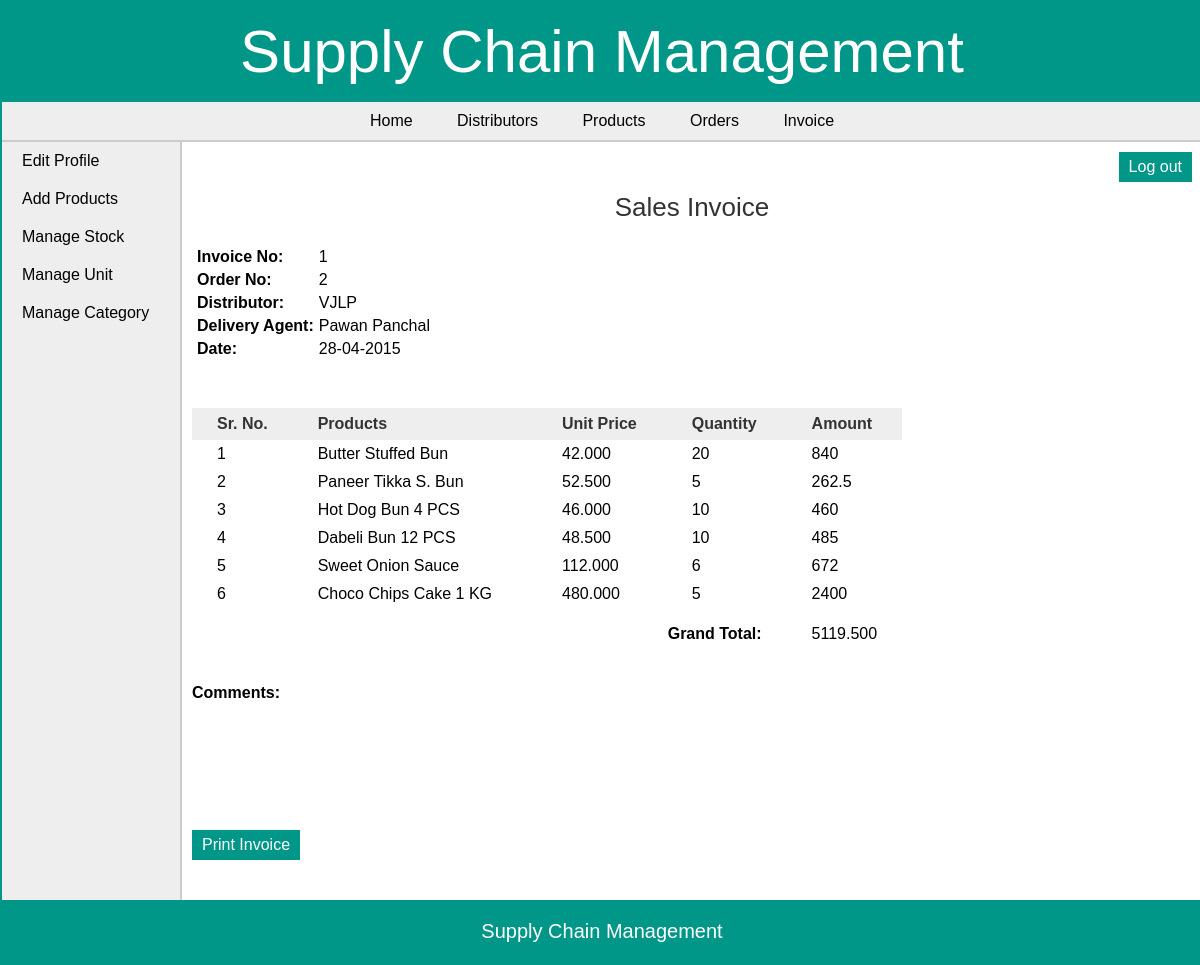
The app's page /manufacturer/view_invoice_items.php?id=1 (signed in) with its own data.
### tables this page shows
CREATE TABLE `invoice` (
  `invoice_id` int(11) NOT NULL,
  `order_id` int(11) NOT NULL,
  `retailer_id` int(11) NOT NULL,
  `dist_id` int(11) NOT NULL,
  `date` date NOT NULL,
  `total_amount` decimal(10,3) NOT NULL,
  `comments` text
);

CREATE TABLE `area` (
  `area_id` int(11) NOT NULL,
  `area_name` varchar(50) NOT NULL,
  `area_code` varchar(10) NOT NULL
);

CREATE TABLE `distributor` (
  `dist_id` int(11) NOT NULL,
  `dist_name` varchar(25) NOT NULL,
  `dist_email` varchar(50) DEFAULT NULL,
  `dist_phone` varchar(10) NOT NULL,
  `dist_address` varchar(200) DEFAULT NULL
);

CREATE TABLE `invoice_items` (
  `invoice_items_id` int(11) NOT NULL,
  `invoice_id` int(11) NOT NULL,
  `product_id` int(11) NOT NULL,
  `quantity` int(6) NOT NULL
);

CREATE TABLE `products` (
  `pro_id` int(11) NOT NULL,
  `pro_name` varchar(25) NOT NULL,
  `pro_desc` text,
  `pro_price` decimal(10,3) NOT NULL,
  `unit` int(11) NOT NULL,
  `pro_cat` int(11) NOT NULL,
  `quantity` int(6) DEFAULT NULL
);

### manufacturer/view_invoice_items.php (the view, shortened to what this page needs)
<?php
	require("../includes/config.php");
	if(isset($_SESSION['manufacturer_login'])) {
		if(isset($_GET['id'])){
			$invoice_id = $_GET['id'];
			$queryInvoiceItems = "SELECT *,invoice_items.quantity as quantity FROM invoice,invoice_items,products WHERE invoice.invoice_id='$invoice_id' AND invoice_items.product_id=products.pro_id AND invoice_items.invoice_id=invoice.invoice_id";
			$resultInvoiceItems = mysqli_query($con,$queryInvoiceItems);
			$querySelectInvoice = "SELECT * FROM invoice,retailer,distributor,area WHERE invoice_id='$invoice_id' AND invoice.retailer_id=retailer.retailer_id AND retailer.area_id=area.area_id AND invoice.dist_id=distributor.dist_id";
			$resultSelectInvoice = mysqli_query($con,$querySelectInvoice);
			$rowSelectInvoice = mysqli_fetch_array($resultSelectInvoice);
		}
	}
	else {
		header('Location:../index.php');
	}
?>
<!DOCTYPE html>
<html>
<head>
	<link rel="stylesheet" href="../includes/main_style.css" >
</head>
<body>
	<?php
		include("../includes/header.inc.php");
		include("../includes/nav_manufacturer.inc.php");
		include("../includes/aside_manufacturer.inc.php");
	?>
	<section>
	<div id="divToPrint" style="clear:both;" >
		<h1 style="text-align:center;">Sales Invoice</h1>
		<table class="table_infoFormat">
		<tr>
			<td><b> Invoice No: </b></td>
			<td> <?php echo $rowSelectInvoice['invoice_id']; ?> </td>
		</tr>
		<tr>
			<td><b> Order No: </b></td>
			<td> <?php echo $rowSelectInvoice['order_id']; ?> </td>
		</tr>
		<tr>
			<td><b> Distributor: </b></td>
			<td> <?php echo $rowSelectInvoice['area_code']; ?> </td>
		</tr>
		<tr>
			<td><b> Delivery Agent: </b></td>
			<td> <?php echo $rowSelectInvoice['dist_name']; ?> </td>
		</tr>
		<tr>
			<td><b> Date: </b></td>
			<td> <?php echo date("d-m-Y",strtotime($rowSelectInvoice['date'])); ?> </td>
		</tr>
		</table>
		<form action="" method="POST" class="form">
		<table class="table_invoiceFormat" style="margin-top:50px;">
			<tr>
				<th style="padding-right:25px;"> Sr. No. </th>
				<th style="padding-right:150px;"> Products </th>
				<th style="padding-right:30px;"> Unit Price </th>
				<th style="padding-right:30px;"> Quantity </th>
				<th> Amount </th>
			</tr>
			<?php $i=1; while($rowInvoiceItems = mysqli_fetch_array($resultInvoiceItems)) { ?>
			<tr>
				<td> <?php echo $i; ?> </td>
				<td> <?php echo $rowInvoiceItems['pro_name']; ?> </td>
				<td> <?php echo $rowInvoiceItems['pro_price']; ?> </td>
				<td> <?php echo $rowInvoiceItems['quantity']; ?> </td>
				<td> <?php echo $rowInvoiceItems['quantity']*$rowInvoiceItems['pro_price']; ?> </td>
			</tr>
			<?php $i++; } ?>
			<tr style="height:40px;vertical-align:bottom;">
				<td colspan="4" style="text-align:right;"><b> Grand Total: </b></td>
				<td>
				<?php
					mysqli_data_seek($resultInvoiceItems,0);
					$rowInvoiceItems = mysqli_fetch_array($resultInvoiceItems);
					echo $rowInvoiceItems['total_amount'];
				?>
				</td>
			</tr>
		</table><br/><br/>
		<b>Comments:</b> <br/> <?php echo $rowSelectInvoice['comments']; ?>
		<br/><br/><br/><br/><br/><br/>
		</div>
		<input type="button" value="Print Invoice" class="submit_button" onclick="PrintDiv();" />
	</section>
	<?php
		include("../includes/footer.inc.php");
	?>
</body>
</html>

### includes/main_style.css (style rules this page uses)
* { font-family: arial,sans-serif; margin:0px; padding:0px; }
body { width:1200px; margin:auto; border:2px solid #009688; }
.submit_button { font-size:16px; margin-top:20px; margin-right:20px; padding:6px 10px; background-color:#009688; border:none; color:white; }
section { width:1000px; padding:10px; padding-bottom:40px; }
section h1 { margin-bottom:10px; font-weight:normal; color:#333; font-size: 26px; }
table { border-collapse: collapse; }
.table_invoiceFormat th { background-color:#eee; color:#333; padding: 7px 25px; }
.table_invoiceFormat tr { border:none; }
.table_invoiceFormat td,.table_invoiceFormat tr { padding: 5px 25px; text-align: left; }
.table_infoFormat { margin:20px 5px 25px; }
.table_infoFormat td { padding:5px 5px 0px 0px; }
.table_infoFormat td:first-child { font-weight:bold; }

### records on screen
invoice: invoice_id "1", order "2", area.area_code "VJLP", dist.dist_name "Pawan Panchal", date "28-04-2015", total_amount "5119.500"
invoice_items: product.pro_name "Butter Stuffed Bun", product.pro_price "42.000", quantity "20", $rowInvoiceItems['quantity']*$rowInvoiceItems['pro_price'] "840"
invoice_items: product.pro_name "Paneer Tikka S. Bun", product.pro_price "52.500", quantity "5", $rowInvoiceItems['quantity']*$rowInvoiceItems['pro_price'] "262.5"
invoice_items: product.pro_name "Hot Dog Bun 4 PCS", product.pro_price "46.000", quantity "10", $rowInvoiceItems['quantity']*$rowInvoiceItems['pro_price'] "460"
invoice_items: product.pro_name "Dabeli Bun 12 PCS", product.pro_price "48.500", quantity "10", $rowInvoiceItems['quantity']*$rowInvoiceItems['pro_price'] "485"
invoice_items: product.pro_name "Sweet Onion Sauce", product.pro_price "112.000", quantity "6", $rowInvoiceItems['quantity']*$rowInvoiceItems['pro_price'] "672"
invoice_items: product.pro_name "Choco Chips Cake 1 KG", product.pro_price "480.000", quantity "5", $rowInvoiceItems['quantity']*$rowInvoiceItems['pro_price'] "2400"
